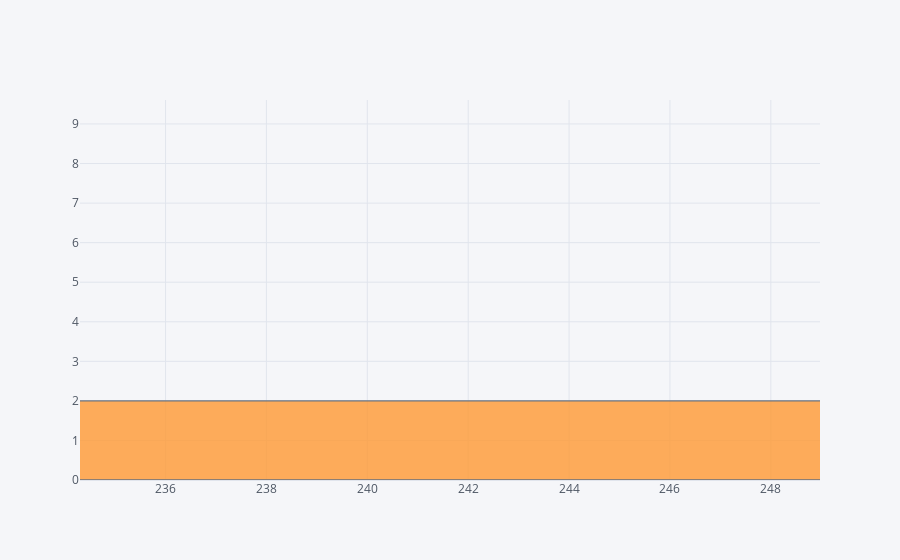

The notebook cell this image was saved under:
### Code cell
train['Fare'].iplot(kind='hist',bins=40)

### Figure 1 — Plotly figure (JSON) as saved in the notebook; plotly's stock layout.template omitted (floating-point values rounded to 4 significant figures; data arrays with more than 128 entries replaced by an {"elided": "..."} marker saying what was removed)
{"data": [{"histfunc": "count", "histnorm": "", "marker": {"color": "rgba(255, 153, 51, 1.0)", "line": {"color": "#4D5663", "width": 1.3}}, "name": "Fare", "nbinsx": 40, "opacity": 0.8, "orientation": "v", "type": "histogram", "x": {"elided": "891 float values"}}], "layout": {"autosize": true, "barmode": "overlay", "legend": {"bgcolor": "#F5F6F9", "font": {"color": "#4D5663"}}, "paper_bgcolor": "#F5F6F9", "plot_bgcolor": "#F5F6F9", "title": {"font": {"color": "#4D5663"}}, "xaxis": {"autorange": false, "gridcolor": "#E1E5ED", "range": [234.3, 249.0], "showgrid": true, "tickfont": {"color": "#4D5663"}, "title": {"font": {"color": "#4D5663"}, "text": ""}, "type": "linear", "zerolinecolor": "#E1E5ED"}, "yaxis": {"autorange": false, "gridcolor": "#E1E5ED", "range": [0, 9.606], "showgrid": true, "tickfont": {"color": "#4D5663"}, "title": {"font": {"color": "#4D5663"}, "text": ""}, "zerolinecolor": "#E1E5ED"}}}
